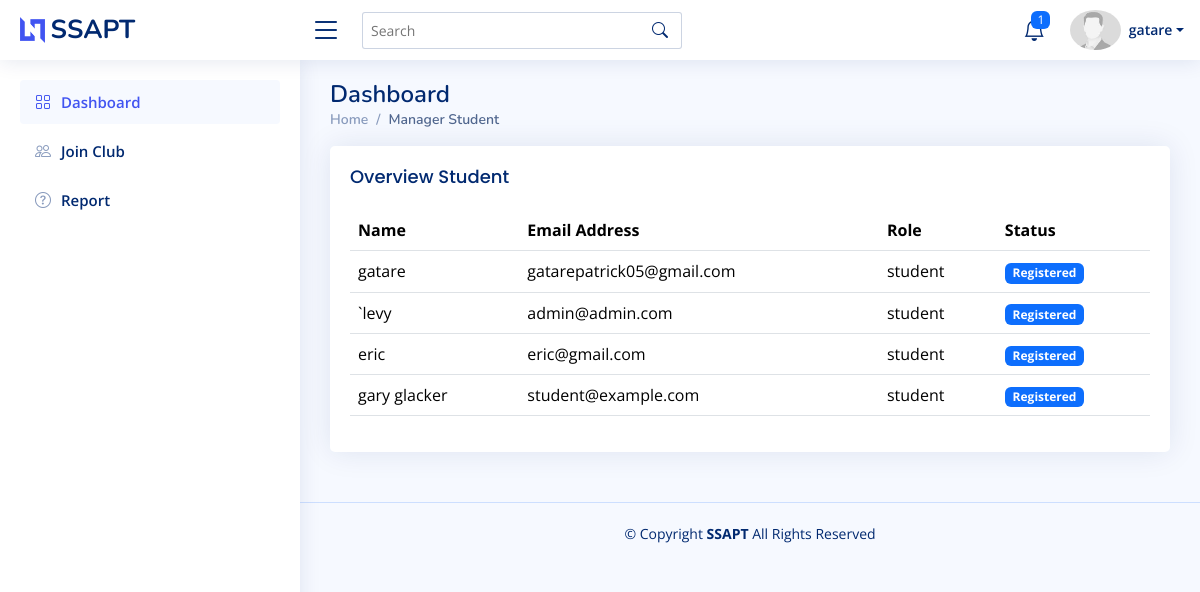
The page /Dashboard/Student/manager_student.php (signed in) on the database its author committed.
### tables this page shows
CREATE TABLE `student` (
  `id` int(11) NOT NULL,
  `name` varchar(255) NOT NULL,
  `email` varchar(255) NOT NULL,
  `role` varchar(255) NOT NULL,
  `password` varchar(255) NOT NULL
);

### Dashboard/Student/manager_student.php (the view, shortened to what this page needs)
<!DOCTYPE html>
<html lang="en">
<head>
  <link href="../../assets/vendor/bootstrap/css/bootstrap.min.css" rel="stylesheet">
  <link href="../../assets/vendor/bootstrap-icons/bootstrap-icons.css" rel="stylesheet">
  <link href="../../assets/css/style.css" rel="stylesheet">
</head>
<body>
 <?php
    include ("components/header.php");
    ?>
  <main id="main" class="main">
    <div class="pagetitle">
      <h1>Dashboard</h1>
      <nav>
        <ol class="breadcrumb">
          <li class="breadcrumb-item"><a href="index.html">Home</a></li>
          <li class="breadcrumb-item active">Manager Student</li>
        </ol>
      </nav>
    </div>
    <section class="section dashboard">
        <div class="col-lg-12">
            <div class="card">
              <div class="card-body">
                <div class="row">
                    <div class="col-6">
                        <h5 class="card-title ">Overview Student</h5>
                    </div>
                </div>
                <table class="table">
                    <tr>
                        <th>Name</th>
                        <th>Email Address</th>
                        <th>Role</th>
                        <th>Status</th>
                    </tr>
                    <?php
                    $conn = mysqli_connect("localhost","root","","school");
                    $select ="SELECT * FROM `student` WHERE `role`='student'";
                    $query = mysqli_query($conn,$select);
                    while($row = mysqli_fetch_assoc($query)){
                    ?>
                    <tr>
                        <td><?php echo $row['name'];?></td>
                        <td><?php echo $row['email'];?></td>
                        <td><?php echo $row['role'];?></td>
                        <td>
                            <span class="badge bg-primary">Registered</span>
                        </td>
                    </tr>
                    <?php }?>
                </table>
              </div>
            </div>
        </div>
    </section>
  </main>
  <footer id="footer" class="footer">
    <div class="copyright">
      &copy; Copyright <strong><span>SSAPT  </span></strong> All Rights Reserved
    </div>
  </footer>
</body>
</html>

### Dashboard/Student/components/header.php (shortened to what this page needs)
<header id="header" class="header fixed-top d-flex align-items-center">
<div class="d-flex align-items-center justify-content-between">
  <a href="index.html" class="logo d-flex align-items-center">
    <img src="../../assets/img/logo.png" alt="">
    <span class="d-none d-lg-block">SSAPT</span>
  </a>
  <i class="bi bi-list toggle-sidebar-btn"></i>
</div>
<div class="search-bar">
  <form class="search-form d-flex align-items-center" method="POST" action="#">
    <input type="text" name="query" placeholder="Search" title="Enter search keyword">
    <button type="submit" title="Search"><i class="bi bi-search"></i></button>
  </form>
</div>
<nav class="header-nav ms-auto">
  <ul class="d-flex align-items-center">
    <li class="nav-item dropdown">
      <a class="nav-link nav-icon" href="#" data-bs-toggle="dropdown">
        <i class="bi bi-bell"></i>
        <?php
            $conn = mysqli_connect("localhost","root","","school");
            $select ="SELECT COUNT(*)AS notify FROM `notifications` WHERE `target_role`='student' ";
            $query = mysqli_query($conn,$select);
            while($row = mysqli_fetch_assoc($query)){
            ?>
        <span class="badge bg-primary badge-number"><?php echo $row['notify'];?></span>
      </a>
       <?php }?>
    </li>
    <li class="nav-item dropdown pe-3">
    <?php
            $conn = mysqli_connect("localhost","root","","school");
            $userid = $_SESSION['student'];
            $select ="SELECT * FROM `student` WHERE `email` ='$userid'";
            $query = mysqli_query($conn,$select);
            while($row = mysqli_fetch_assoc($query)){
            ?>
      <a class="nav-link nav-profile d-flex align-items-center pe-0" href="#" data-bs-toggle="dropdown">
        <img src="../../assets/img/profile-img.jpeg" alt="Profile" class="rounded-circle">
        <span class="d-none d-md-block dropdown-toggle ps-2"><?php echo $row['name'];?></span>
      </a>
           <?php }?>
    </li>
  </ul>
</nav>
</header>
<aside id="sidebar" class="sidebar">
<ul class="sidebar-nav" id="sidebar-nav">
  <li class="nav-item">
    <a class="nav-link " href="index.php">
      <i class="bi bi-grid"></i>
      <span>Dashboard</span>
    </a>
  </li>
  <li class="nav-item">
    <a class="nav-link collapsed " href="club.php">
      <i class="bi bi-people"></i>
      <span>Join Club </span>
    </a>
  </li>
  <li class="nav-item">
    <a class="nav-link collapsed" href="report.php">
      <i class="bi bi-question-circle"></i>
      <span>Report</span>
    </a>
  </li>
</ul>
</aside>

### assets/css/style.css (style rules this page uses)
:root { scroll-behavior: smooth; }
body { font-family: "Open Sans", sans-serif; background: #f6f9ff; color: #444444; }
a { color: #4154f1; text-decoration: none; }
h1, h2, h3, h4, h5, h6 { font-family: "Nunito", sans-serif; }
#main { margin-top: 60px; padding: 20px 30px; transition: all 0.3s; }
.pagetitle { margin-bottom: 10px; }
.pagetitle h1 { font-size: 24px; margin-bottom: 0; font-weight: 600; color: #012970; }
.card { margin-bottom: 30px; border: none; border-radius: 5px; box-shadow: 0px 0 30px rgba(1, 41, 112, 0.1); }
.card-title { padding: 20px 0 15px 0; font-size: 18px; font-weight: 500; color: #012970; font-family: "Poppins", sans-serif; }
.card-body { padding: 0 20px 20px 20px; }
.breadcrumb { font-size: 14px; font-family: "Nunito", sans-serif; color: #899bbd; font-weight: 600; }
.breadcrumb a { color: #899bbd; transition: 0.3s; }
.breadcrumb .breadcrumb-item::before { color: #899bbd; }
.breadcrumb .active { color: #51678f; font-weight: 600; }
.logo { line-height: 1; }
@media (min-width: 1200px) { .logo { width: 280px; } }
.logo img { max-height: 26px; margin-right: 6px; }
.logo span { font-size: 26px; font-weight: 700; color: #012970; font-family: "Nunito", sans-serif; }
.header { transition: all 0.5s; z-index: 997; height: 60px; box-shadow: 0px 2px 20px rgba(1, 41, 112, 0.1); background-color: #fff; padding-left: 20px; }
.header .toggle-sidebar-btn { font-size: 32px; padding-left: 10px; cursor: pointer; color: #012970; }
.header .search-bar { min-width: 360px; padding: 0 20px; }
.header .search-form { width: 100%; }
.header .search-form input { border: 0; font-size: 14px; color: #012970; border: 1px solid rgba(1, 41, 112, 0.2); padding: 7px 38px 7px 8px; border-radius: 3px; transition: 0.3s; width: 100%; }
.header .search-form button { border: 0; padding: 0; margin-left: -30px; background: none; }
.header .search-form button i { color: #012970; }
.header-nav ul { list-style: none; }
.header-nav>ul { margin: 0; padding: 0; }
.header-nav .nav-icon { font-size: 22px; color: #012970; margin-right: 25px; position: relative; }
.header-nav .nav-profile { color: #012970; }
.header-nav .nav-profile img { max-height: 40px; }
.header-nav .nav-profile span { font-size: 14px; font-weight: 600; }
.header-nav .badge-number { position: absolute; inset: -2px -5px auto auto; font-weight: normal; font-size: 12px; padding: 3px 6px; }
.sidebar { position: fixed; top: 60px; left: 0; bottom: 0; width: 300px; z-index: 996; transition: all 0.3s; padding: 20px; overflow-y: auto; scrollbar-width: thin; scrollbar-color: #aab7cf transparent; box-shadow: 0px 0px 20px rgba(1, 41, 112, 0.1); background-color: #fff; }
@media (min-width: 1200px) { #main, #footer { margin-left: 300px; } }
.sidebar-nav { padding: 0; margin: 0; list-style: none; }
.sidebar-nav li { padding: 0; margin: 0; list-style: none; }
.sidebar-nav .nav-item { margin-bottom: 5px; }
.sidebar-nav .nav-link { display: flex; align-items: center; font-size: 15px; font-weight: 600; color: #4154f1; transition: 0.3; background: #f6f9ff; padding: 10px 15px; border-radius: 4px; }
.sidebar-nav .nav-link i { font-size: 16px; margin-right: 10px; color: #4154f1; }
.sidebar-nav .nav-link.collapsed { color: #012970; background: #fff; }
.sidebar-nav .nav-link.collapsed i { color: #899bbd; }
.footer { padding: 20px 0; font-size: 14px; transition: all 0.3s; border-top: 1px solid #cddfff; }
.footer .copyright { text-align: center; color: #012970; }

### rows shown on the page
student: name "gatare", email "gatarepatrick05@gmail.com", role "student"
student: name "`levy", email "admin@admin.com", role "student"
student: name "eric", email "eric@gmail.com", role "student"
student: name "gary glacker", email "student@example.com", role "student"

### other values the page prints
$row['notify'] "1"
